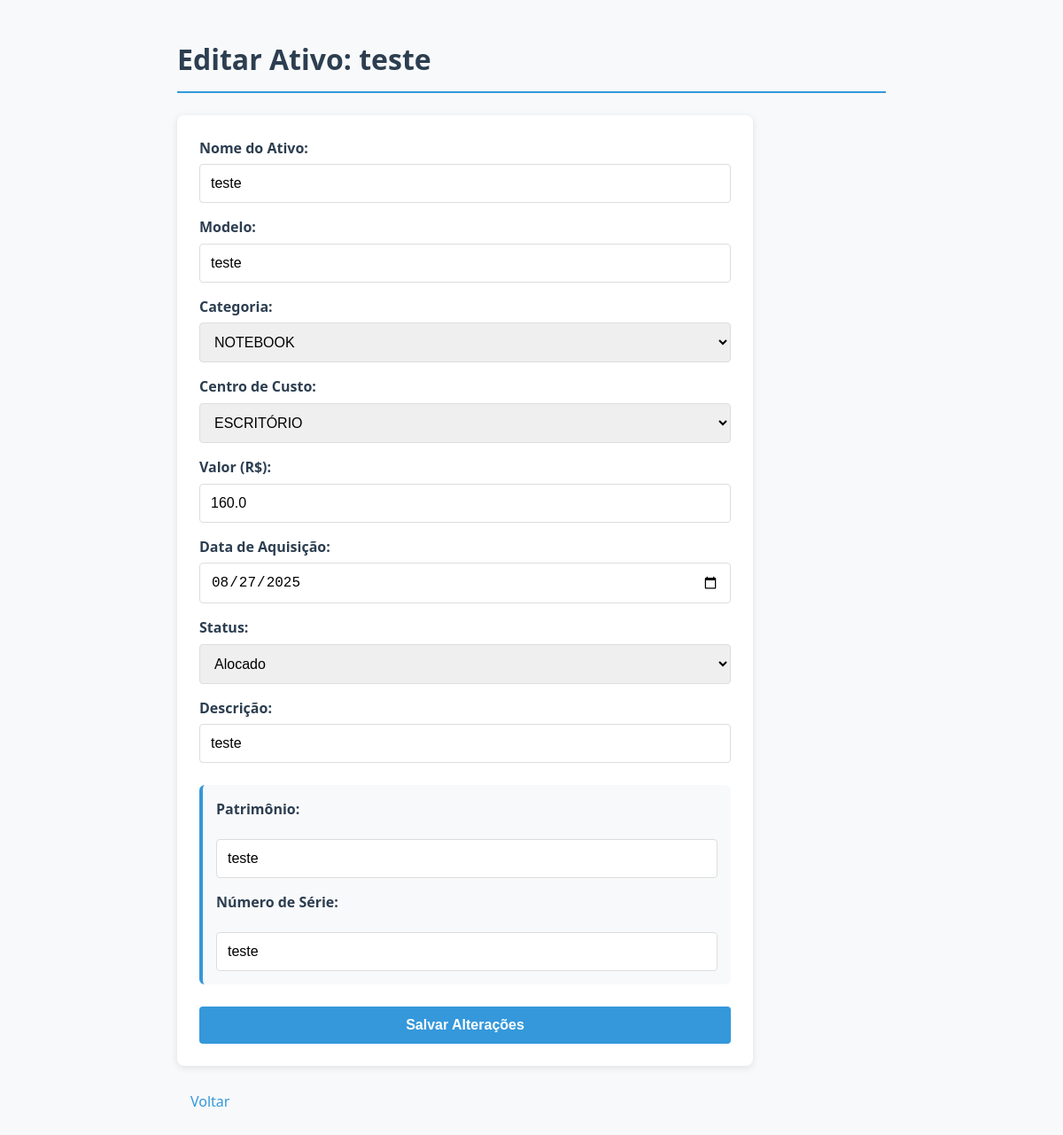
The page /ativo/1/editar (signed in) on the database its author committed.
### tables this page shows
CREATE TABLE ativos (
                 id INTEGER PRIMARY KEY, nome TEXT NOT NULL, descricao TEXT, categoria_id INTEGER, 
                 centro_custo_id INTEGER, modelo TEXT, valor REAL, numero_serie TEXT, 
                 data_aquisicao DATE, status TEXT DEFAULT 'Disponivel', patrimonio TEXT, 
                 numero_chip TEXT, imei1 TEXT, imei2 TEXT,
                 FOREIGN KEY (categoria_id) REFERENCES categorias(id),
                 FOREIGN KEY (centro_custo_id) REFERENCES centros_custo(id));

CREATE TABLE categorias (id INTEGER PRIMARY KEY, nome TEXT NOT NULL UNIQUE);

CREATE TABLE centros_custo (id INTEGER PRIMARY KEY, nome TEXT NOT NULL UNIQUE);

### gestor_ativos_ti.py (the view, shortened to what this page needs)
@app.route('/ativo/<int:id>/editar', methods=['GET', 'POST'])
@login_required
def editar_ativo(id):
    return render_template('editar_ativo.html', ativo=db_query("SELECT * FROM ativos WHERE id = ?", (id,), fetchone=True), categorias=db_query("SELECT * FROM categorias ORDER BY nome"), centros_custo=db_query("SELECT * FROM centros_custo ORDER BY nome"))

### gestor_ativos_ti.py (called while the page is built)
@login_manager.user_loader
def load_user(user_id):
    conn = sqlite3.connect('ativos_ti.db')
    c = conn.cursor()
    c.execute("SELECT id, nome FROM usuarios WHERE id = ?", (user_id,))
    user_data = c.fetchone()
    conn.close()
    if user_data:
        return User(id=user_data[0], nome=user_data[1])
    return None

def db_query(query, params=(), fetchone=False, commit=False):
    conn = sqlite3.connect('ativos_ti.db')
    conn.row_factory = sqlite3.Row
    c = conn.cursor()
    c.execute(query, params)
    result = c.fetchone() if fetchone else c.fetchall()
    if commit:
        conn.commit()
    conn.close()
    return result

### templates/editar_ativo.html (shortened to what this page needs)
<!DOCTYPE html>
<html>
<head>
</head>
<body>
    <h1>Editar Ativo: {{ ativo.nome }}</h1>
    <form method="post">
        <div class="form-group">
            <label for="nome">Nome do Ativo:</label>
            <input type="text" name="nome" id="nome" value="{{ ativo.nome }}" required>
        </div>
        <div class="form-group">
            <label for="modelo">Modelo:</label>
            <input type="text" name="modelo" id="modelo" value="{{ ativo.modelo }}">
        </div>
        <div class="form-group">
            <label for="categoria_select">Categoria:</label>
            <select name="categoria_id" id="categoria_select" required>
                {% for cat in categorias %}<option value="{{ cat.id }}" data-nome="{{ cat.nome|lower }}" {% if cat.id == ativo.categoria_id %}selected{% endif %}>{{ cat.nome }}</option>{% endfor %}
            </select>
        </div>
        <div class="form-group">
            <label for="centro_custo_id">Centro de Custo:</label>
            <select name="centro_custo_id" id="centro_custo_id" required>
                {% for cc in centros_custo %}<option value="{{ cc.id }}" {% if cc.id == ativo.centro_custo_id %}selected{% endif %}>{{ cc.nome }}</option>{% endfor %}
            </select>
        </div>
        <div class="form-group">
            <label for="valor">Valor (R$):</label>
            <input type="number" name="valor" id="valor" step="0.01" value="{{ ativo.valor }}">
        </div>
        <div class="form-group">
            <label for="data_aquisicao">Data de Aquisição:</label>
            <input type="date" name="data_aquisicao" id="data_aquisicao" value="{{ ativo.data_aquisicao }}" required>
        </div>
        <div class="form-group">
            <label for="status">Status:</label>
            <select name="status" id="status">
                {% for s in ['Disponivel', 'Alocado', 'Em Manutenção', 'Descartado'] %}
                <option value="{{ s }}" {% if s == ativo.status %}selected{% endif %}>{{ s }}</option>
                {% endfor %}
            </select>
        </div>
        <div class="form-group">
            <label for="descricao">Descrição:</label>
            <input type="text" name="descricao" id="descricao" value="{{ ativo.descricao }}">
        </div>
        <div id="campos_notebook" class="campo-especifico">
            <label for="patrimonio_notebook">Patrimônio:</label>
            <input type="text" name="patrimonio" id="patrimonio_notebook" value="{{ ativo.patrimonio }}">
            <label for="numero_serie">Número de Série:</label>
            <input type="text" name="numero_serie" id="numero_serie" value="{{ ativo.numero_serie }}">
        </div>
        <input type="submit" value="Salvar Alterações">
    </form>
    <a href="{{ url_for('index') }}">Voltar</a>
</body>
</html>

### templates/editar_ativo.html (style rules this page uses)
:root { --primary-color: #2c3e50; --secondary-color: #3498db; --success-color: #28a745; --light-bg: #f8f9fa; --border-color: #ddd; --hover-color: #e9ecef; --text-color: #333; --shadow: 0 2px 8px rgba(0, 0, 0, 0.1); }
body { font-family: 'Segoe UI', Tahoma, Geneva, Verdana, sans-serif; background-color: var(--light-bg); color: var(--text-color); padding: 20px; line-height: 1.6; max-width: 800px; margin: 0 auto; }
h1 { color: var(--primary-color); margin-bottom: 25px; padding-bottom: 10px; border-bottom: 2px solid var(--secondary-color); }
form { display: flex; flex-direction: column; gap: 15px; background-color: white; padding: 25px; border-radius: 8px; box-shadow: var(--shadow); max-width: 600px; }
label { font-weight: 600; margin-bottom: 5px; color: var(--primary-color); }
input, select { padding: 12px; border: 1px solid var(--border-color); border-radius: 4px; box-sizing: border-box; font-size: 1rem; transition: border-color 0.3s, box-shadow 0.3s; }
input[type=submit] { margin-top: 10px; background-color: var(--secondary-color); color: white; border: none; cursor: pointer; font-weight: 600; transition: background-color 0.3s, transform 0.1s; }
.campo-especifico { display: none; flex-direction: column; gap: 15px; margin-top: 10px; padding: 15px; background-color: var(--light-bg); border-radius: 6px; border-left: 4px solid var(--secondary-color); animation: fadeIn 0.3s ease-in-out; }
a { display: inline-block; margin-top: 20px; color: var(--secondary-color); text-decoration: none; font-weight: 500; padding: 8px 15px; border-radius: 4px; transition: all 0.3s; }
.form-group { display: flex; flex-direction: column; }

### rows shown on the page
ativos: nome "teste", modelo "teste", categoria_id "NOTEBOOK", centro_custo_id "ESCRITÓRIO", valor "160.0", data_aquisicao "08/27/2025", status "Alocado", descricao "teste", patrimonio "teste", numero_serie "teste"
